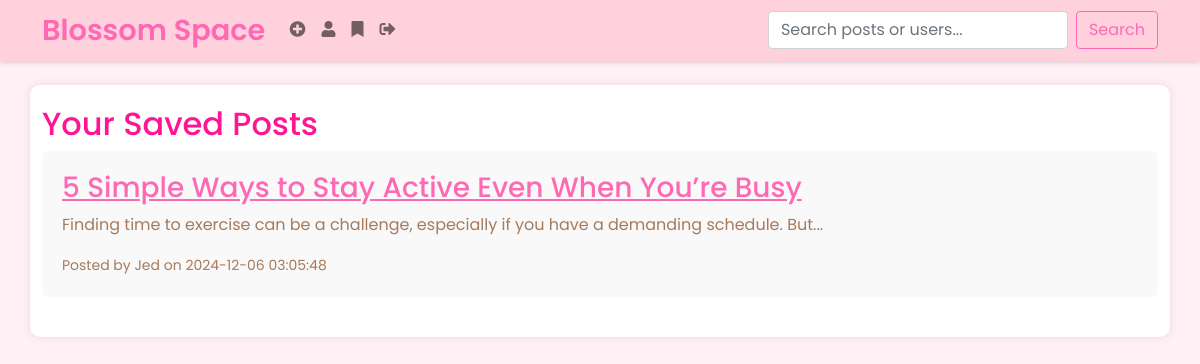
/saved_posts (signed in), run on the app's committed database.
### tables this page shows
CREATE TABLE posts
                    (id INTEGER PRIMARY KEY AUTOINCREMENT,
                    title TEXT NOT NULL,
                    content TEXT NOT NULL,
                    created TIMESTAMP NOT NULL DEFAULT CURRENT_TIMESTAMP,
                    author_id INTEGER NOT NULL);

CREATE TABLE users
                    (id INTEGER PRIMARY KEY AUTOINCREMENT,
                    username TEXT UNIQUE NOT NULL,
                    password TEXT NOT NULL,
                    name TEXT,
                    bio TEXT);

### app.py (the view)
@app.route('/saved_posts')
@login_required
def saved_posts():
    conn = get_db_connection()
    saved = conn.execute('''SELECT posts.*, users.username
                            FROM posts
                            JOIN saved_posts ON posts.id = saved_posts.post_id
                            JOIN users ON posts.author_id = users.id
                            WHERE saved_posts.user_id = ?
                            ORDER BY posts.created DESC''', (current_user.id,)).fetchall()
    conn.close()
    return render_template('saved_posts.html', posts=saved)

### app.py (called while the page is built)
@login_manager.user_loader
def load_user(user_id):
    with get_db_connection() as conn:
        user = conn.execute('SELECT * FROM users WHERE id = ?', (user_id,)).fetchone()
    return User(**user) if user else None

def get_db_connection():
    conn = sqlite3.connect('blog.db')
    conn.row_factory = sqlite3.Row
    return conn

### templates/saved_posts.html
{% extends 'base.html' %}
{% block content %}
    <h2>Your Saved Posts</h2>
    {% for post in posts %}
        <article>
            <h3><a href="{{ url_for('post', post_id=post['id']) }}">{{ post['title'] }}</a></h3>
            <p>{{ post['content']|truncate(100) }}</p>
            <small>Posted by {{ post['username'] }} on {{ post['created'] }}</small>
        </article>
    {% endfor %}
{% endblock %}

### static/styles.css (style rules this page uses)
:root { --pink-lightest: #FFF0F5; --pink-light: #FFD1DC; --pink-medium: #FFB6C1; --pink-dark: #FF69B4; --pink-darkest: #FF1493; --soft-white: #FFFFFF; --accent-brown: #A67A5B; }
body { font-family: 'Poppins', sans-serif; background-color: var(--pink-lightest); color: var(--accent-brown); }
h1, h2, h3 { color: var(--pink-darkest); }
a { color: var(--pink-dark); }
article { position: relative; padding-bottom: 30px; margin-bottom: 30px; }
article { background-color: #f9f9f9; padding: 20px; margin-bottom: 20px; border-radius: 5px; }

### data on the page
posts: title "5 Simple Ways to Stay Active Even When You’re Busy", content "Finding time to exercise can be a challenge, especially if you have a demanding schedule. But...", username "Jed", created "2024-12-06 03:05:48"
